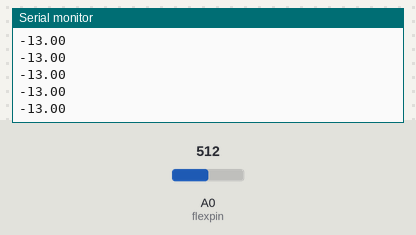
Simulated run of this sketch. Board: Arduino Uno, built with avr-gcc and run on an emulated ATmega328P. Shown: the last lines printed to the serial monitor. The test bench sets the inputs (shaded band); at power-on: A0 (flexpin) = 512.

Above: at 1.2 s.
1.3 s: A0 (flexpin) set to 716
At 1.9 s:
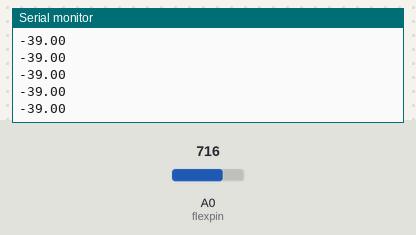
2.8 s: A0 (flexpin) set to 900
At 3.6 s:
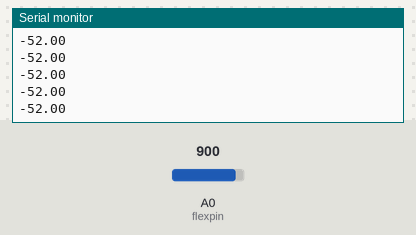
Timing chart, 0 to 5.8 s (numbered marks = the images above; inputs shaded):
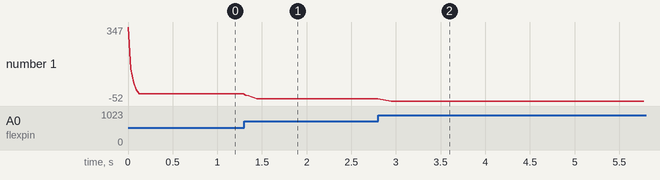

Measured:
- after the input at 1.3 s, the serial monitor: prints a new line at once (image 1)
- after the input at 2.8 s, the serial monitor: prints a new line at once (image 2)
- plotted number 1: -13 → -39 after the input at 1.3 s, -39 → -52 after the input at 2.8 s

The sketch:

Sensor_Script.ino
```cpp
const int flexpin = A0;
const float VCC = 5;
const float R_DIV = 10000.0;
const float flatResistance = 13000.0;
const float bendResistance = 33000.0;

#define WINDOW_SIZE 5
int INDEX = 0;
int VALUE = 0;
int SUM = 0;
int READINGS[WINDOW_SIZE];
int AVERAGED = 0;

void setup(){
  Serial.begin(9600);
  pinMode(flexpin,INPUT);
}

void loop(){

  SUM = SUM - READINGS[INDEX];       // Remove the oldest entry from the sum
  VALUE = analogRead(flexpin);        // Read the next sensor value
  READINGS[INDEX] = VALUE;           // Add the newest reading to the window
  SUM = SUM + VALUE;                 // Add the newest reading to the sum
  INDEX = (INDEX+1) % WINDOW_SIZE;   // Increment the index, and wrap to 0 if it exceeds the window size
  AVERAGED = SUM / WINDOW_SIZE;

  int ADCflex = AVERAGED;
  float Vflex = ADCflex*VCC/1023.0;
  float Rflex = R_DIV*(VCC/Vflex-1.0);
  //Serial.println("Resistance:" + String(Rflex) + "ohms");

float angle = map(Rflex, flatResistance, bendResistance,0,90.0);
//Serial.println("Bend:" + String(angle) + "degrees");
Serial.println(angle);
delay(30);
}
```
